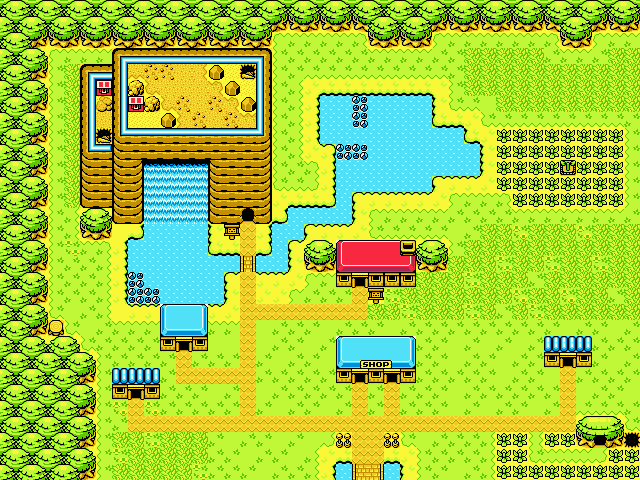

Tiled map render using the project's own tile images. Description and the whole map definition, tile-layer contents included, below:
An orthogonal 40x30 tile map with 16x16 px tiles, 1 tile layer (Calque de Tile 1).

<map version="1.0" orientation="orthogonal" width="40" height="30" tilewidth="16" tileheight="16">
 <tileset firstgid="1" name="Plain" tilewidth="16" tileheight="16">
  <image source="../graphics/tilesets/plain.png" trans="ff00ff" width="256" height="256" />
 </tileset>
 <layer name="Calque de Tile 1" width="40" height="30">
  <data encoding="csv">
63,64,63,64,63,64,63,64,63,64,63,64,63,64,63,64,63,64,63,64,63,64,63,64,63,64,63,64,63,64,63,64,63,64,63,64,63,64,63,64,
64,63,64,63,64,63,64,63,64,63,64,63,64,63,64,63,64,48,47,48,47,48,47,63,64,63,64,48,47,48,47,48,47,48,47,63,64,48,47,48,
63,64,48,47,48,47,48,47,48,47,48,47,48,47,48,47,48,17,18,18,18,18,19,47,48,47,48,17,18,18,18,18,18,18,19,47,48,17,18,18,
64,63,32,17,18,18,18,114,113,113,113,113,113,113,113,113,117,33,5,5,5,5,5,18,18,18,18,5,5,9,9,9,9,9,5,18,18,5,9,9,
63,64,48,33,9,114,113,147,56,12,12,40,41,245,11,250,148,33,5,50,50,50,50,50,50,50,50,50,5,9,9,9,9,9,9,9,9,9,9,9,
64,63,32,33,9,147,242,147,165,55,40,40,40,25,245,11,148,33,35,58,53,53,53,53,53,53,53,59,33,9,9,9,9,9,9,9,9,9,9,9,
63,64,48,33,9,147,255,147,242,165,55,12,40,12,25,245,148,33,35,38,230,230,240,230,230,230,230,36,49,50,4,9,9,9,9,9,9,9,9,9,
64,63,32,33,9,147,13,147,11,11,245,39,12,40,12,24,148,33,35,38,230,230,240,230,230,230,230,52,53,37,49,50,50,50,50,50,50,50,50,5,
63,64,48,33,9,147,250,163,129,129,129,129,129,129,129,129,164,33,35,38,230,230,230,230,230,230,230,230,230,52,37,8,8,8,8,8,8,8,8,33,
64,63,32,33,9,163,153,134,149,149,149,149,149,149,149,149,135,33,35,37,22,240,240,230,230,230,230,230,230,230,36,8,8,8,8,8,8,8,8,33,
63,64,48,33,9,134,149,134,135,233,233,233,233,134,149,149,135,33,5,19,38,230,230,230,230,230,230,230,230,230,36,8,8,8,8,246,8,8,8,33,
64,63,32,33,9,134,149,134,135,235,235,235,235,134,149,149,135,49,50,51,38,230,230,230,230,230,230,20,21,21,37,8,8,8,8,8,8,8,8,33,
63,64,48,33,9,145,149,134,135,235,235,235,235,134,149,149,135,3,53,53,54,229,20,21,21,21,21,37,17,18,18,19,8,8,8,8,8,8,8,33,
64,63,32,33,35,31,32,145,146,235,235,235,235,145,149,175,146,54,229,229,229,229,36,17,18,18,18,18,5,5,5,5,18,18,18,18,18,18,18,5,
63,64,48,33,35,47,48,2,54,229,229,229,229,36,243,10,38,229,229,20,21,21,3,49,50,50,50,50,4,5,9,9,6,9,9,9,6,9,9,9,
64,63,32,33,7,18,19,38,229,229,229,229,229,52,53,10,54,229,20,31,32,177,178,178,178,204,31,32,33,9,9,9,9,9,9,9,9,9,9,9,
63,64,48,33,5,5,35,38,229,229,229,229,229,229,229,112,229,229,36,47,48,193,194,194,194,195,47,48,9,9,9,7,9,9,7,9,9,7,9,9,
64,63,32,33,5,5,35,38,240,229,229,229,229,229,20,10,21,21,37,17,18,202,203,202,202,202,9,9,9,7,9,9,9,5,9,9,9,9,9,9,
63,64,48,33,5,5,35,38,240,240,229,229,229,229,36,10,37,37,17,34,34,34,10,243,7,9,9,9,9,9,9,9,6,9,9,6,9,9,34,9,
64,63,32,49,4,5,35,2,21,21,180,181,182,21,3,10,10,10,10,10,10,10,10,9,9,7,9,9,9,7,9,5,9,7,9,9,9,9,9,9,
63,64,48,160,49,4,5,18,18,18,196,197,198,18,18,10,4,5,34,5,4,5,5,5,4,5,5,5,5,5,5,5,5,5,5,4,5,5,4,5,
64,63,32,31,32,49,5,34,5,5,202,203,202,4,4,10,4,5,34,4,5,180,181,181,181,182,5,5,4,5,4,5,4,5,189,189,189,5,5,5,
63,64,63,64,63,32,33,5,5,5,5,10,5,5,5,10,5,4,34,5,4,196,186,187,188,198,5,5,4,5,34,4,34,34,202,203,202,5,4,5,
64,63,64,63,64,48,33,189,189,189,34,10,10,10,10,10,5,5,34,5,5,202,203,202,203,202,5,5,34,34,5,4,5,5,4,10,5,5,5,5,
63,64,63,64,63,32,33,202,203,202,5,5,5,4,5,10,4,5,5,5,5,5,10,5,10,5,5,5,4,5,5,5,5,5,5,10,4,5,5,4,
64,63,64,63,64,48,33,6,10,6,5,5,5,5,5,10,5,4,5,5,4,5,10,5,10,5,5,5,4,5,4,5,5,4,5,10,50,50,50,5,
63,64,63,64,63,32,33,5,10,10,10,10,10,10,10,10,10,10,10,10,10,10,10,10,10,10,10,10,10,10,10,10,10,10,10,10,31,79,32,49,
64,63,64,63,64,48,33,9,9,7,9,9,9,5,4,5,5,4,5,4,51,248,10,10,248,49,4,5,5,5,35,8,8,42,8,8,47,78,48,244,
63,64,63,64,63,32,33,7,9,9,9,9,9,5,5,4,5,5,4,35,3,53,10,10,53,3,33,5,5,5,35,8,8,49,43,43,43,51,8,8,
64,63,64,63,64,48,33,9,9,9,9,9,7,5,5,5,4,5,5,35,38,229,95,96,229,36,33,5,4,5,35,8,8,8,8,8,8,8,8,8
</data>
 </layer>
</map>